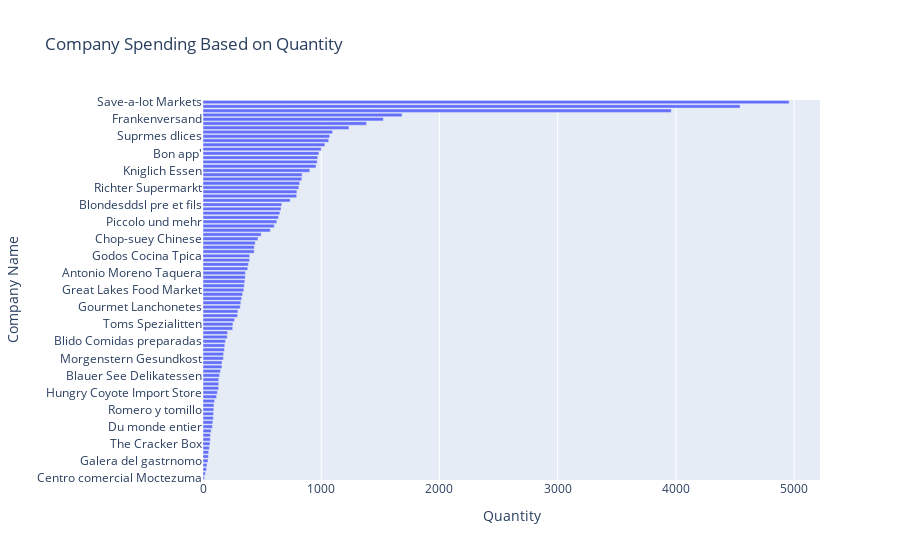

Notebook code for this chart:
### Code cell
figSpendQty = px.bar(dfSpend,
                      x=dfSpend['Quantity'],
                      title='Company Spending Based on Quantity'
                     )
figSpendQty.update_xaxes(title_text='Quantity')
figSpendQty.update_yaxes(title_text='Company Name')
figSpendQty.update_layout(yaxis={'categoryorder':'total ascending'})
figSpendQty.show()

### Figure 1 — Plotly figure (JSON) as saved in the notebook; plotly's stock layout.template omitted (floating-point values rounded to 4 significant figures)
{"data": [{"alignmentgroup": "True", "hovertemplate": "Quantity=%{x}<br>CompanyName=%{y}<extra></extra>", "legendgroup": "", "marker": {"color": "#636efa", "pattern": {"shape": ""}}, "name": "", "offsetgroup": "", "orientation": "h", "showlegend": false, "textposition": "auto", "type": "bar", "x": [4958, 4543, 3961, 1684, 1525, 1383, 1234, 1096, 1072, 1063, 1031, 1001, 980, 970, 966, 956, 903, 839, 836, 818, 810, 794, 792, 737, 666, 660, 650, 639, 624, 603, 569, 492, 465, 442, 434, 433, 395, 394, 384, 378, 359, 357, 354, 349, 345, 335, 327, 320, 315, 295, 293, 267, 253, 251, 208, 205, 190, 184, 181, 174, 172, 161, 160, 148, 140, 134, 133, 132, 122, 115, 98, 92, 91, 89, 87, 83, 80, 69, 63, 62, 59, 54, 48, 46, 42, 34, 30, 20, 11], "xaxis": "x", "y": ["Save-a-lot Markets", "Ernst Handel", "QUICK-Stop", "Hungry Owl All-Night Grocers", "Frankenversand", "Rattlesnake Canyon Grocery", "Folk och f HB", "HILARION-Abastos", "Suprmes dlices", "White Clover Markets", "Queen Cozinha", "Berglunds snabbkp", "Bon app'", "LINO-Delicateses", "Mre Paillarde", "Bottom-Dollar Markets", "Kniglich Essen", "Hanari Carnes", "LILA-Supermercado", "Seven Seas Imports", "Richter Supermarkt", "Lehmanns Marktstand", "Vaffeljernet", "Wartian Herkku", "Blondesddsl pre et fils", "Ricardo Adocicados", "Around the Horn", "Ottilies Kseladen", "Piccolo und mehr", "Old World Delicatessen", "Eastern Connection", "Die Wandernde Kuh", "Chop-suey Chinese", "La maison d'Asie", "Victuailles en stock", "Magazzini Alimentari Riuniti", "Godos Cocina Tpica", "Que Delcia", "Tortuga Restaurante", "Simons bistro", "Antonio Moreno Taquera", "Familia Arquibaldo", "Folies gourmandes", "Furia Bacalhau e Frutos do Mar", "Great Lakes Food Market", "Reggiani Caseifici", "Split Rail Beer & Ale", "Maison Dewey", "Gourmet Lanchonetes", "Island Trading", "B's Beverages", "Wellington Importadora", "Toms Spezialitten", "Tradio Hipermercados", "Pericles Comidas clsicas", "Wolski  Zajazd", "Blido Comidas preparadas", "Princesa Isabel Vinhos", "Let's Stop N Shop", "Alfreds Futterkiste", "Morgenstern Gesundkost", "Sant Gourmet", "Drachenblut Delikatessen", "Wilman Kala", "Blauer See Delikatessen", "Lonesome Pine Restaurant", "Comrcio Mineiro", "Ocano Atlntico Ltda.", "Hungry Coyote Import Store", "Cactus Comidas para llevar", "Vins et alcools Chevalier", "Rancho grande", "Romero y tomillo", "Trail's Head Gourmet Provisioners", "Consolidated Holdings", "La corne d'abondance", "Du monde entier", "France restauration", "Ana Trujillo Emparedados y helados", "Laughing Bacchus Wine Cellars", "The Cracker Box", "Franchi S.p.A.", "Spcialits du monde", "The Big Cheese", "Galera del gastrnomo", "GROSELLA-Restaurante", "North/South", "Lazy K Kountry Store", "Centro comercial Moctezuma"], "yaxis": "y"}], "layout": {"barmode": "relative", "legend": {"tracegroupgap": 0}, "title": {"text": "Company Spending Based on Quantity"}, "xaxis": {"anchor": "y", "domain": [0, 1], "title": {"text": "Quantity"}}, "yaxis": {"anchor": "x", "categoryorder": "total ascending", "domain": [0, 1], "title": {"text": "Company Name"}}}}
